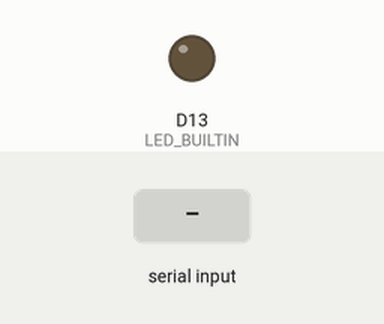
The program below on a simulated Adafruit Feather M0. Parts: output pins drawn as LEDs (lit = HIGH). The inputs (shaded band) are chosen by the test bench. No radio packets arrive unless stated; pins used as bus, display or sensor lines are not drawn; what the program prints to the serial monitor is not drawn.

Above: at 2.2 s.
2.3 s: "1" received over Serial
At 3.33 s:
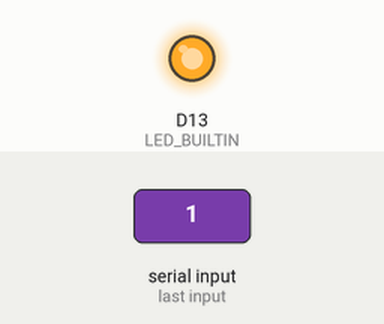
Timing chart, 0 to 5.3 s (numbered marks = the images above; inputs shaded):
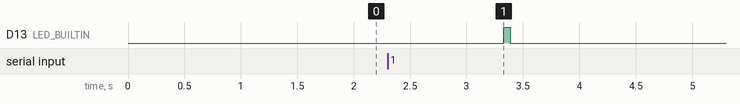

Measured:
- after the input at 2.3 s, D13 (LED_BUILTIN): LOW → HIGH after 1.0 s, → LOW 0.06 s later

The program:

main.cpp
```cpp
#include <Arduino.h>
#include <LoRaCommunicator.h>

LoRaCommunicator radio;
char data[255];


void setup()
{
	radio.begin();
	Serial.begin(9600);
}

void loop()
{
	if(Serial.available())
	{
		radio.sendString(Serial.readString().c_str());
	}

	if(radio.receiveString(data))
	{
		Serial.println(data);
	}

	delay(50);
}
```

LoRaCommunicator.h
```cpp
// (licence header left out)
#ifndef LORACOMMUNICATOR_H
#define LORACOMMUNICATOR_H

#define RADIO_CSPIN 8 //The Circuit Select Pin used to toggle SPI Comms On/Off
#define RFM95_CS 8 //Radio chipset pin
#define RFM95_RST 4 //Radio reset pin
#define RFM95_INT 3 //Radio SPI pin

#include <RH_RF95.h>


class LoRaCommunicator
{
protected:
    RH_RF95 rf95 = RH_RF95(RFM95_CS, RFM95_INT);

    float frequency = 915.5;

    void CSEnable(boolean enable)
	{
		if(enable)
			digitalWrite(RADIO_CSPIN, LOW);	//Drop LOW to enable SPI Comms
		else
			digitalWrite(RADIO_CSPIN, HIGH); //Set HIGH to disable SPI Comms
	}

public:
    void begin()
    {
        pinMode(RADIO_CSPIN, OUTPUT);
        digitalWrite(RADIO_CSPIN, LOW);
        pinMode(LED_BUILTIN, OUTPUT);

        pinMode(RFM95_RST, OUTPUT);

    		// Reset the Radio
    		digitalWrite(RFM95_RST, HIGH);
    		delay(1000);
    		digitalWrite(RFM95_RST, LOW);
    		delay(10);
    		digitalWrite(RFM95_RST, HIGH);
    		delay(10);

        this->rf95.init();
        this->rf95.setFrequency(this->frequency);
        this->rf95.setTxPower(23, false);
        digitalWrite(LED_BUILTIN, LOW);
    }

    void sendString(const char * str)
    {
        digitalWrite(LED_BUILTIN, HIGH);
        this->rf95.send((byte *) str, strlen(str) + 1);
        this->rf95.waitPacketSent();
        digitalWrite(LED_BUILTIN, LOW);
        Serial.println(str);
    }

    bool receiveString(char * output)
    {
        uint8_t len;
        bool received = this->rf95.recv((byte *) output, &len);

        return received;
    }
};

#endif
```
